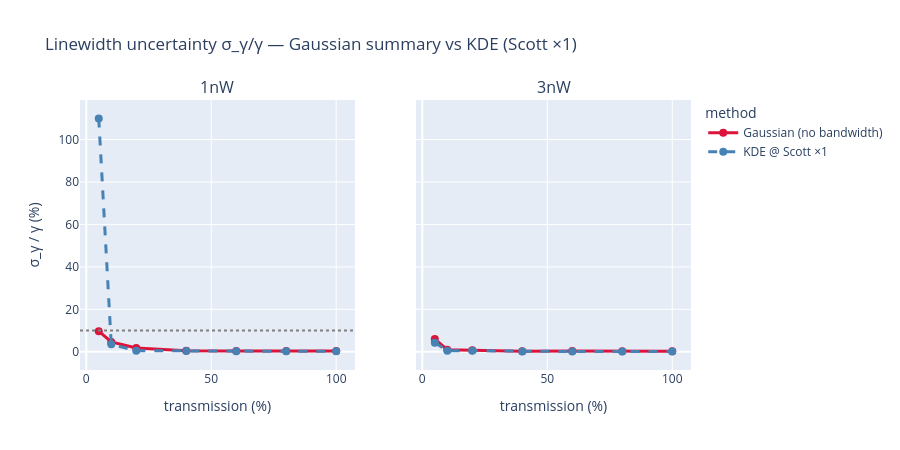
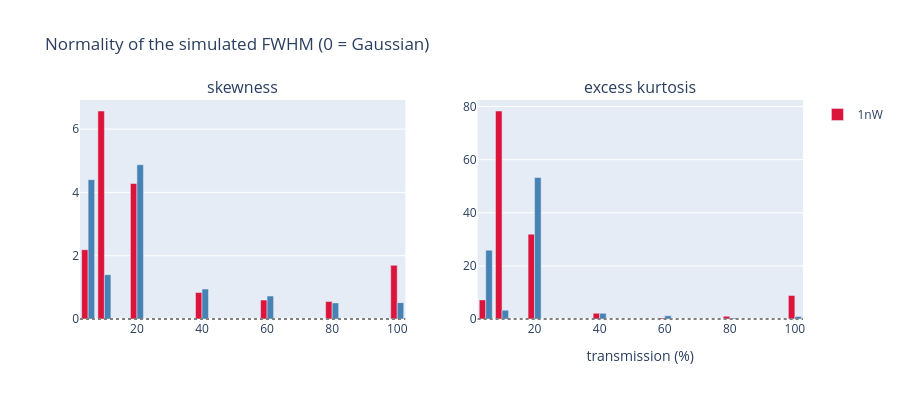

The notebook cell saved with these charts, in order:
### Code cell
import plotly.graph_objects as go
import plotly.io as pio
from plotly.subplots import make_subplots
from IPython.display import display

trans_order = [5, 10, 20, 40, 60, 80, 100]
gcol, kcol = 'crimson', 'steelblue'

# Fig 1: relative linewidth uncertainty, Gaussian vs KDE(Scott x1)
fig = make_subplots(rows=1, cols=2, subplot_titles=('1nW', '3nW'), shared_yaxes=True)
for power, col in (('1nW', 1), ('3nW', 2)):
    rows = sorted([r for r in results if r['power'] == power],
                  key=lambda r: trans_order.index(r['trans']))
    xs = [r['trans'] for r in rows]
    fig.add_trace(go.Scatter(x=xs, y=[100*r['rel_g_gauss'] for r in rows], mode='lines+markers',
                             name='Gaussian (no bandwidth)', line=dict(color=gcol, width=3),
                             marker=dict(size=8), showlegend=(col == 1)), row=1, col=col)
    fig.add_trace(go.Scatter(x=xs, y=[100*r['rel_g_kde'] for r in rows], mode='lines+markers',
                             name='KDE @ Scott ×1', line=dict(color=kcol, width=3, dash='dash'),
                             marker=dict(size=8), showlegend=(col == 1)), row=1, col=col)
fig.add_hline(y=10.0, line_dash='dot', line_color='grey', row=1, col=1)
fig.update_layout(title='Linewidth uncertainty σ_γ/γ — Gaussian summary vs KDE (Scott ×1)',
                  legend_title='method', hovermode='x unified', height=450,
                  xaxis_title='transmission (%)', xaxis2_title='transmission (%)')
fig.update_yaxes(title_text='σ_γ / γ (%)', row=1, col=1)
display({'application/vnd.plotly.v1+json': pio.to_json(fig)}, raw=True)

# Fig 2: normality check — skew and excess kurtosis of the FWHM cloud
fig2 = make_subplots(rows=1, cols=2, subplot_titles=('skewness', 'excess kurtosis'),
                     shared_xaxes=True)
for power, col in (('1nW', 1), ('3nW', 2)):
    rows = sorted([r for r in results if r['power'] == power],
                  key=lambda r: trans_order.index(r['trans']))
    xs = [r['trans'] for r in rows]
    fig2.add_trace(go.Bar(x=xs, y=[r['skew'] for r in rows], name=power,
                          marker_color=gcol if power == '1nW' else kcol,
                          showlegend=(col == 1)), row=1, col=1)
    fig2.add_trace(go.Bar(x=xs, y=[r['kurt'] for r in rows], name=power,
                          marker_color=gcol if power == '1nW' else kcol,
                          showlegend=False), row=1, col=2)
fig2.add_hline(y=0.0, line_color='grey', line_dash='dot', row=1, col=1)
fig2.add_hline(y=0.0, line_color='grey', line_dash='dot', row=1, col=2)
fig2.update_layout(title='Normality of the simulated FWHM (0 = Gaussian)',
                   height=400, xaxis2_title='transmission (%)')
display({'application/vnd.plotly.v1+json': pio.to_json(fig2)}, raw=True)

### Figure 1 — Plotly figure (JSON) as saved in the notebook; plotly's stock layout.template omitted (floating-point values rounded to 4 significant figures)
{"data": [{"line": {"color": "crimson", "width": 3}, "marker": {"size": 8}, "mode": "lines+markers", "name": "Gaussian (no bandwidth)", "showlegend": true, "x": [5, 10, 20, 40, 60, 80, 100], "y": [9.705, 4.611, 1.787, 0.5248, 0.3892, 0.3416, 0.4153], "type": "scatter", "xaxis": "x", "yaxis": "y"}, {"line": {"color": "steelblue", "dash": "dash", "width": 3}, "marker": {"size": 8}, "mode": "lines+markers", "name": "KDE @ Scott ×1", "showlegend": true, "x": [5, 10, 20, 40, 60, 80, 100], "y": [109.9, 3.557, 0.5322, 0.3426, 0.1972, 0.2288, 0.283], "type": "scatter", "xaxis": "x", "yaxis": "y"}, {"line": {"color": "crimson", "width": 3}, "marker": {"size": 8}, "mode": "lines+markers", "name": "Gaussian (no bandwidth)", "showlegend": false, "x": [5, 10, 20, 40, 60, 80, 100], "y": [6.013, 0.9725, 0.7798, 0.3082, 0.3332, 0.2766, 0.2442], "type": "scatter", "xaxis": "x2", "yaxis": "y2"}, {"line": {"color": "steelblue", "dash": "dash", "width": 3}, "marker": {"size": 8}, "mode": "lines+markers", "name": "KDE @ Scott ×1", "showlegend": false, "x": [5, 10, 20, 40, 60, 80, 100], "y": [4.242, 0.52, 0.4867, 0.1404, 0.1342, 0.1495, 0.1495], "type": "scatter", "xaxis": "x2", "yaxis": "y2"}], "layout": {"xaxis": {"anchor": "y", "domain": [0.0, 0.45], "title": {"text": "transmission (%)"}}, "yaxis": {"anchor": "x", "domain": [0.0, 1.0], "title": {"text": "σ_γ / γ (%)"}}, "xaxis2": {"anchor": "y2", "domain": [0.55, 1.0], "title": {"text": "transmission (%)"}}, "yaxis2": {"anchor": "x2", "domain": [0.0, 1.0], "matches": "y", "showticklabels": false}, "annotations": [{"font": {"size": 16}, "showarrow": false, "text": "1nW", "x": 0.225, "xanchor": "center", "xref": "paper", "y": 1.0, "yanchor": "bottom", "yref": "paper"}, {"font": {"size": 16}, "showarrow": false, "text": "3nW", "x": 0.775, "xanchor": "center", "xref": "paper", "y": 1.0, "yanchor": "bottom", "yref": "paper"}], "shapes": [{"line": {"color": "grey", "dash": "dot"}, "type": "line", "x0": 0, "x1": 1, "xref": "x domain", "y0": 10.0, "y1": 10.0, "yref": "y"}], "title": {"text": "Linewidth uncertainty σ_γ/γ — Gaussian summary vs KDE (Scott ×1)"}, "legend": {"title": {"text": "method"}}, "hovermode": "x unified", "height": 450}}

### Figure 2 — Plotly figure (JSON) as saved in the notebook; plotly's stock layout.template omitted (floating-point values rounded to 4 significant figures)
{"data": [{"marker": {"color": "crimson"}, "name": "1nW", "showlegend": true, "x": [5, 10, 20, 40, 60, 80, 100], "y": [2.188, 6.571, 4.281, 0.8373, 0.5967, 0.5508, 1.696], "type": "bar", "xaxis": "x", "yaxis": "y"}, {"marker": {"color": "crimson"}, "name": "1nW", "showlegend": false, "x": [5, 10, 20, 40, 60, 80, 100], "y": [7.193, 78.32, 31.94, 2.166, 0.4182, 1.009, 8.864], "type": "bar", "xaxis": "x2", "yaxis": "y2"}, {"marker": {"color": "steelblue"}, "name": "3nW", "showlegend": false, "x": [5, 10, 20, 40, 60, 80, 100], "y": [4.403, 1.401, 4.875, 0.9457, 0.726, 0.5085, 0.5173], "type": "bar", "xaxis": "x", "yaxis": "y"}, {"marker": {"color": "steelblue"}, "name": "3nW", "showlegend": false, "x": [5, 10, 20, 40, 60, 80, 100], "y": [25.92, 3.315, 53.27, 2.133, 1.215, 0.3667, 0.944], "type": "bar", "xaxis": "x2", "yaxis": "y2"}], "layout": {"xaxis": {"anchor": "y", "domain": [0.0, 0.45]}, "yaxis": {"anchor": "x", "domain": [0.0, 1.0]}, "xaxis2": {"anchor": "y2", "domain": [0.55, 1.0], "title": {"text": "transmission (%)"}}, "yaxis2": {"anchor": "x2", "domain": [0.0, 1.0]}, "annotations": [{"font": {"size": 16}, "showarrow": false, "text": "skewness", "x": 0.225, "xanchor": "center", "xref": "paper", "y": 1.0, "yanchor": "bottom", "yref": "paper"}, {"font": {"size": 16}, "showarrow": false, "text": "excess kurtosis", "x": 0.775, "xanchor": "center", "xref": "paper", "y": 1.0, "yanchor": "bottom", "yref": "paper"}], "shapes": [{"line": {"color": "grey", "dash": "dot"}, "type": "line", "x0": 0, "x1": 1, "xref": "x domain", "y0": 0.0, "y1": 0.0, "yref": "y"}, {"line": {"color": "grey", "dash": "dot"}, "type": "line", "x0": 0, "x1": 1, "xref": "x2 domain", "y0": 0.0, "y1": 0.0, "yref": "y2"}], "title": {"text": "Normality of the simulated FWHM (0 = Gaussian)"}, "height": 400}}
